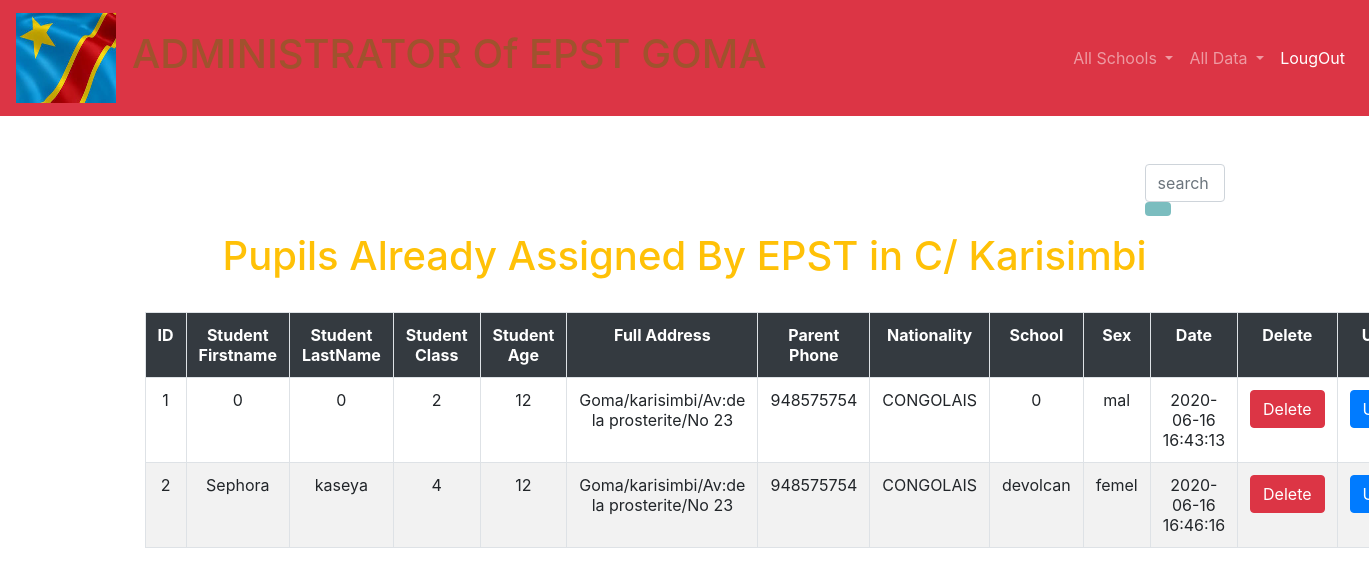
Screenshot of /displayass2.php with the database file from the repository.
### tables this page shows
CREATE TABLE `assigned2` (
  `id` int(255) NOT NULL,
  `studentfname` varchar(200) NOT NULL,
  `StudentLname` varchar(200) NOT NULL,
  `class` varchar(200) NOT NULL,
  `school` varchar(255) NOT NULL,
  `age` varchar(255) NOT NULL,
  `address` varchar(233) NOT NULL,
  `parentphone` varchar(200) NOT NULL,
  `nationality` varchar(233) NOT NULL,
  `sexe` varchar(21) NOT NULL,
  `dat` timestamp NOT NULL DEFAULT CURRENT_TIMESTAMP ON UPDATE CURRENT_TIMESTAMP
);

### displayass2.php (the view, shortened to what this page needs)
<?php
include"body/navall.php";
?>
<!DOCTYPE html>
<html>
<head>
  <link rel="stylesheet" href="bootstrap2/css/bootstrap.min.css">
 <link rel="stylesheet" type="text/css" href="http://ajax.aspnetcdn.com/ajax/jquery.dataTables/1.9.4/css/jquery.dataTables.css">
</head>
<body>
 <div class="container">
 <div class="col-lg-12">
 <br><br><div class="srch">
<form class="navbar-form" method="post" name="form">
<input class="form-control" type="text" name="search" placeholder="search books..." required="">
<button style="background-color: #6db6b9e6;" type="submit" name="submit" class="btn btn-default">
</button>
</form>
</div>
 <h1 class="text-warning text-center" > Pupils Already Assigned By EPST in C/ Karisimbi </h1>
 <br>
 <table  id="tabledata" class=" table table-striped table-hover table-bordered">
 <tr class="bg-dark text-white text-center">
  <th>ID</th>
 <th>Student Firstname</th>
 <th>Student LastName</th>
 <th>Student Class</th>
 <th>Student Age</th>
 <th>Full Address</th>
 <th>Parent Phone</th>
 <th>Nationality</th>
 <th>School</th>
 <th> Sex </th>
 <th> Date </th>
 <th> Delete </th>
 <th> Update </th>
 </tr >
 <?php
$conn=mysqli_connect("localhost", "root", "", "rdc");
 $q = "select * from assigned2 ";
 $query = mysqli_query($conn,$q);
 while($res = mysqli_fetch_array($query)){
 ?>
 <tr class="text-center">
 <td> <?php echo $res['id'];  ?> </td>
 <td> <?php echo $res['studentfname'];  ?> </td>
 <td> <?php echo $res['StudentLname'];  ?> </td>
 <td> <?php echo $res['class'];  ?> </td>
 <td> <?php echo $res['age'];  ?> </td>
 <td> <?php echo $res['address'];  ?> </td>
 <td> <?php echo $res['parentphone'];  ?> </td>
 <td> <?php echo $res['nationality'];  ?> </td>
 <td> <?php echo $res['school'];  ?> </td>
 <td> <?php echo $res['sexe'];  ?> </td>
 <td> <?php echo $res['dat'];  ?> </td>
 <td> <button class="btn-danger btn"> <a href="delete.php?id=<?php echo $res['id']; ?>" class="text-white"> Delete </a>  </button> </td>
 <td> <button class="btn-primary btn"> <a href="update.php?id=<?php echo $res['id']; ?>" class="text-white"> Update </a> </button> </td>
 </tr>
 <?php
 }
  ?>
 </table>
 </div>
 </div>
</body>
</html>

### body/navall.php (style rules this page uses)
h1 { color: sienna }

### displayass2.php (style rules this page uses)
.srch { padding-left: 1000px; }

### rows the page displays
assigned2: id "1", studentfname "0", StudentLname "0", class "2", age "12", address "Goma/karisimbi/Av:de la prosterite/No 23", parentphone "948575754", nationality "CONGOLAIS", school "0", sexe "mal", dat "2020-06-16 16:43:13"
assigned2: id "2", studentfname "Sephora", StudentLname "kaseya", class "4", age "12", address "Goma/karisimbi/Av:de la prosterite/No 23", parentphone "948575754", nationality "CONGOLAIS", school "devolcan", sexe "femel", dat "2020-06-16 16:46:16"
